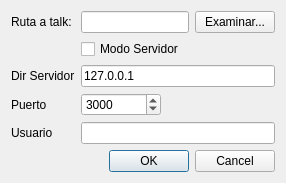
<?xml version="1.0" encoding="UTF-8"?>
<ui version="4.0">
 <class>SettingsDialog</class>
 <widget class="QDialog" name="SettingsDialog">
  <property name="geometry">
   <rect>
    <x>0</x>
    <y>0</y>
    <width>400</width>
    <height>300</height>
   </rect>
  </property>
  <property name="windowTitle">
   <string>Dialog</string>
  </property>
  <layout class="QVBoxLayout" name="verticalLayout">
   <property name="sizeConstraint">
    <enum>QLayout::SetFixedSize</enum>
   </property>
   <item>
    <layout class="QFormLayout" name="formLayout">
     <item row="1" column="0">
      <widget class="QLabel" name="label">
       <property name="text">
        <string>Ruta a talk: </string>
       </property>
      </widget>
     </item>
     <item row="1" column="1">
      <layout class="QHBoxLayout" name="horizontalLayout_2">
       <item>
        <widget class="QLineEdit" name="talkPathEdit"/>
       </item>
       <item>
        <widget class="QPushButton" name="browseButton">
         <property name="text">
          <string>Examinar...</string>
         </property>
        </widget>
       </item>
      </layout>
     </item>
     <item row="2" column="1">
      <widget class="QCheckBox" name="serverModeCheckBox">
       <property name="text">
        <string>Modo Servidor</string>
       </property>
      </widget>
     </item>
     <item row="3" column="0">
      <widget class="QLabel" name="serverAddressLabel">
       <property name="text">
        <string>Dir Servidor</string>
       </property>
       <property name="scaledContents">
        <bool>false</bool>
       </property>
      </widget>
     </item>
     <item row="3" column="1">
      <widget class="QLineEdit" name="serverAddressEdit">
       <property name="text">
        <string>127.0.0.1</string>
       </property>
      </widget>
     </item>
     <item row="4" column="0">
      <widget class="QLabel" name="label_3">
       <property name="text">
        <string>Puerto</string>
       </property>
      </widget>
     </item>
     <item row="4" column="1">
      <widget class="QSpinBox" name="portBox">
       <property name="maximumSize">
        <size>
         <width>80</width>
         <height>60</height>
        </size>
       </property>
       <property name="minimum">
        <number>1025</number>
       </property>
       <property name="maximum">
        <number>65535</number>
       </property>
       <property name="value">
        <number>3000</number>
       </property>
      </widget>
     </item>
     <item row="5" column="0">
      <widget class="QLabel" name="label_4">
       <property name="text">
        <string>Usuario</string>
       </property>
      </widget>
     </item>
     <item row="5" column="1">
      <widget class="QLineEdit" name="usuarioLineEdit"/>
     </item>
    </layout>
   </item>
   <item>
    <widget class="QDialogButtonBox" name="buttonBox">
     <property name="orientation">
      <enum>Qt::Horizontal</enum>
     </property>
     <property name="standardButtons">
      <set>QDialogButtonBox::Cancel|QDialogButtonBox::Ok</set>
     </property>
    </widget>
   </item>
  </layout>
 </widget>
 <resources/>
 <connections>
  <connection>
   <sender>buttonBox</sender>
   <signal>accepted()</signal>
   <receiver>SettingsDialog</receiver>
   <slot>accept()</slot>
   <hints>
    <hint type="sourcelabel">
     <x>248</x>
     <y>254</y>
    </hint>
    <hint type="destinationlabel">
     <x>157</x>
     <y>274</y>
    </hint>
   </hints>
  </connection>
  <connection>
   <sender>buttonBox</sender>
   <signal>rejected()</signal>
   <receiver>SettingsDialog</receiver>
   <slot>reject()</slot>
   <hints>
    <hint type="sourcelabel">
     <x>316</x>
     <y>260</y>
    </hint>
    <hint type="destinationlabel">
     <x>286</x>
     <y>274</y>
    </hint>
   </hints>
  </connection>
 </connections>
</ui>
